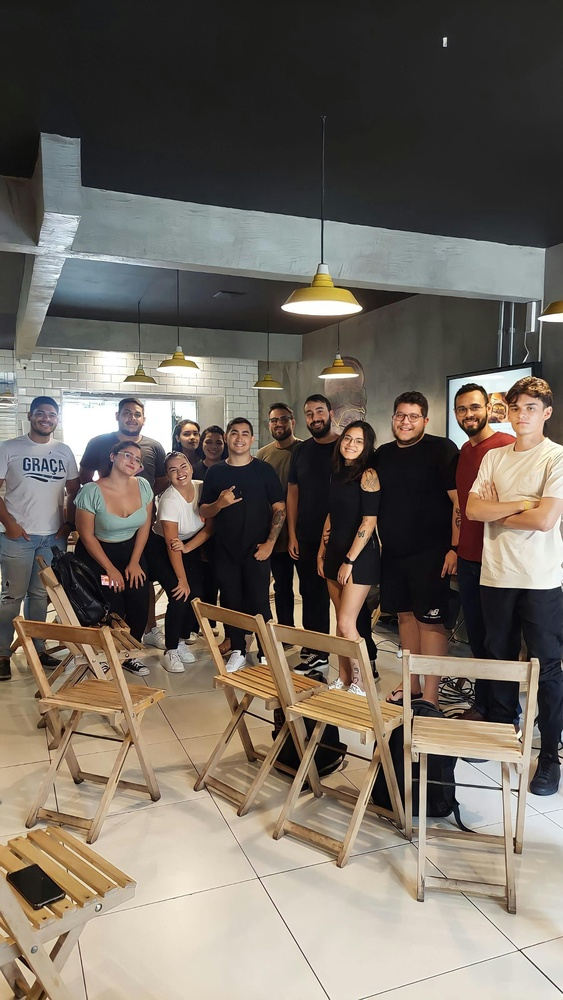
#> input picture ejemplos/pexels-bertellifotografia-15485500.jpg, 563 x 1000 px, shrunk from 1802 x 3200 before the run
$ python detectar_caras.py ../ejemplos/pexels-bertellifotografia-15485500.jpg
#> lines starting #> are read from the running program, lines starting #| are printed output that depends on the picture; after the words box and inside, x2 and y2 are one past the last pixel; in counts of white or black regions, pixels touching at a corner belong together
"""
Detección de caras en una imagen local (OpenCV Haar Cascade).
No requiere ningún modelo externo.

Uso:
    python detectar_caras.py <ruta_imagen> [--mostrar]
"""
import argparse
import cv2
import numpy as np


def _filtrar_outliers(rects, alto):
    """Elimina detecciones que están muy lejos del grupo principal (outliers de posición)."""
    if len(rects) <= 2:
        return rects

    centros_y = np.array([y + h // 2 for (x, y, w, h) in rects], dtype=float)
    mediana_y = np.median(centros_y)
    mad_y     = np.median(np.abs(centros_y - mediana_y))  # desviación absoluta mediana
    umbral    = max(mad_y * 3.0, alto * 0.12)             # al menos 12% de la imagen

    return [r for r, cy in zip(rects, centros_y) if abs(cy - mediana_y) <= umbral]


def _nms(rects, umbral_iou=0.4):
    """Elimina rectángulos solapados (non-maximum suppression)."""
    if len(rects) == 0:
        return []
    rects = sorted(rects, key=lambda r: r[2] * r[3], reverse=True)
    seleccionados = []
    for x1, y1, w1, h1 in rects:
        solapado = False
        for x2, y2, w2, h2 in seleccionados:
            ix = max(0, min(x1+w1, x2+w2) - max(x1, x2))
            iy = max(0, min(y1+h1, y2+h2) - max(y1, y2))
            inter = ix * iy
            union = w1*h1 + w2*h2 - inter
            if union > 0 and inter / union > umbral_iou:
                solapado = True
                break
        if not solapado:
            seleccionados.append((x1, y1, w1, h1))
    return seleccionados


def detectar_caras(ruta_imagen: str):
    img = cv2.imread(ruta_imagen)
    if img is None:
        raise ValueError(f'No se pudo leer la imagen: {ruta_imagen}')

    alto, ancho = img.shape[:2]
    min_lado = max(40, int(min(alto, ancho) * 0.04))

    gray = cv2.cvtColor(img, cv2.COLOR_BGR2GRAY)

    # default → caras frontales | alt2 → caras con ángulo/giro
    cascades = [
        cv2.CascadeClassifier(cv2.data.haarcascades + 'haarcascade_frontalface_default.xml'),
        cv2.CascadeClassifier(cv2.data.haarcascades + 'haarcascade_frontalface_alt2.xml'),
    ]

    todas = []
    for cascade in cascades:
        rects = cascade.detectMultiScale(
            gray,
            scaleFactor=1.05,
            minNeighbors=5,
            minSize=(min_lado, min_lado),
        )
        if len(rects) > 0:
            todas.extend(rects.tolist())

    # 1. Eliminar duplicados entre los dos cascades
    todas = _nms(todas, umbral_iou=0.4)
    # 2. Eliminar detecciones aisladas fuera del grupo (sillas, techo…)
    todas = _filtrar_outliers(todas, alto)

    caras = [
        {'num_cara': i + 1, 'x': int(x), 'y': int(y), 'w': int(w), 'h': int(h)}
        for i, (x, y, w, h) in enumerate(rects)
    ]
    return img, caras


def dibujar_caras(img, caras: list[dict]):
    img_out = img.copy()
    for cara in caras:
        x, y, w, h = cara['x'], cara['y'], cara['w'], cara['h']
        cv2.rectangle(img_out, (x, y), (x + w, y + h), (0, 255, 0), 2)
        cv2.putText(img_out, f'Cara {cara["num_cara"]}', (x, y - 8),
                    cv2.FONT_HERSHEY_SIMPLEX, 0.6, (0, 255, 0), 2)
    return img_out


def main():
    parser = argparse.ArgumentParser(description='Detecta caras en una imagen')
    parser.add_argument('imagen', help='Ruta a la imagen')
    parser.add_argument('--mostrar', action='store_true',
                        help='Muestra la imagen con las caras marcadas')
    args = parser.parse_args()

    img, caras = detectar_caras(args.imagen)
#> in detectar_caras, img is the input picture: shape (1000, 563, 3); mean B, G, R 96.8, 106.3, 114.5
#> in detectar_caras, `gray = cv2.cvtColor(img, cv2.COLOR_BGR2GRAY)`:
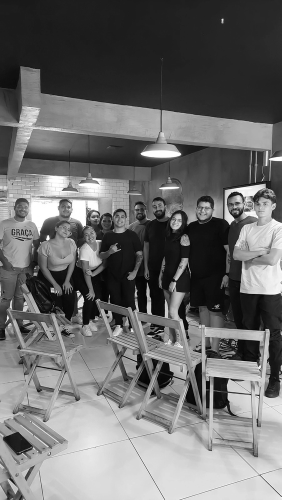
#> gray: shape (1000, 563) (shown at 1/2 size); min 0, max 255, mean 107.7
#> the loop in detectar_caras, `for cascade in cascades:` made 2 passes
#> rects on passes 1 to 2: [[446, 390, 46, 46], [386, 399, 44, 44], [217, 415, 48, 48]], [[447, 391, 43, 43], [503, 392, 43, 43], [386, 399, 44, 44]]
#> after the loop in detectar_caras, `for cascade in cascades:`: todas = [[446, 390, 46, 46], [386, 399, 44, 44], [217, 415, 48, 48], [447, 391, 43, 43], [503, 392, 43, 43], [386, 399, 44, 44]]
#> in _nms, `rects = sorted(rects, key=lambda r: r[2] * r[3], reverse=True)`: rects = [[217, 415, 48, 48], [446, 390, 46, 46], [386, 399, 44, 44], [386, 399, 44, 44], [447, 391, 43, 43], [503, 392, 43, 43]]
#> the loop in _nms, `for x1, y1, w1, h1 in rects:` made 6 passes
#> after the loop in _nms, `for x1, y1, w1, h1 in rects:`: seleccionados = [(217, 415, 48, 48), (446, 390, 46, 46), (386, 399, 44, 44), (503, 392, 43, 43)]
#> in detectar_caras, `todas = _nms(todas, umbral_iou=0.4)`: todas has the same summary as seleccionados in _nms
#> in _filtrar_outliers, `centros_y = np.array([y + h // 2 for (x, y, w, h) in rects], dtype=flo..`: centros_y = [439, 413, 421, 413]
#> in _filtrar_outliers, `mediana_y = np.median(centros_y)`: mediana_y = 417
#> in _filtrar_outliers, `mad_y     = np.median(np.abs(centros_y - mediana_y))`: mad_y = 4
#> in _filtrar_outliers, `umbral    = max(mad_y * 3.0, alto * 0.12)`: umbral = 120
#> in detectar_caras, `caras = [ {'num_cara': i + 1, 'x': int(x), 'y': int(y), 'w': int(w), '..`: caras = 3 items
#> caras = 3 items

    print(f'\nImagen: {args.imagen}')
    print(f'Caras detectadas: {len(caras)}')
#| Caras detectadas: 3
    for c in caras:
        print(f'  Cara {c["num_cara"]}: x={c["x"]}, y={c["y"]}, w={c["w"]}, h={c["h"]}')
#> this loop made 3 passes
#> c on passes 1 to 3: {'num_cara': 1, 'x': 447, 'y': 391, 'w': 43, 'h': 43}, {'num_cara': 2, 'x': 503, 'y': 392, 'w': 43, 'h': 43}, {'num_cara': 3, 'x': 386, 'y': 399, 'w': 44, 'h': 44}
#> (printed output is left out)

    img_marcada = dibujar_caras(img, caras)
#> the loop in dibujar_caras, `for cara in caras:` made 3 passes
#> (cara, x, y, w, h) on passes 1 to 3: ({'num_cara': 1, 'x': 447, 'y': 391, 'w': 43, 'h': 43}, 447, 391, 43, 43), ({'num_cara': 2, 'x': 503, 'y': 392, 'w': 43, 'h': 43}, 503, 392, 43, 43), ({'num_cara': 3, 'x': 386, 'y': 399, 'w': 44, 'h': 44}, 386, 399, 44, 44)
#> after the loop in dibujar_caras, `for cara in caras:`:
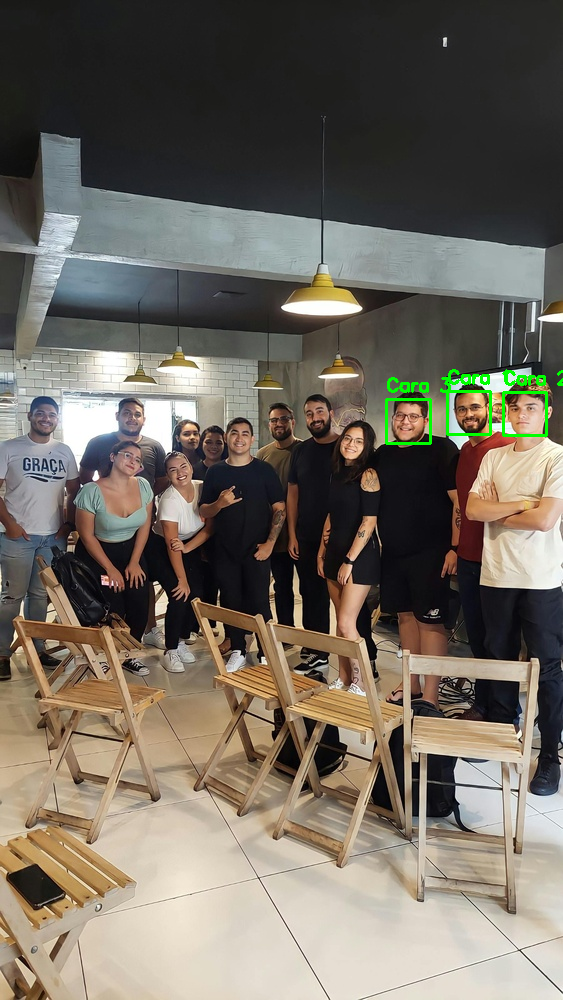
#> img_out: shape (1000, 563, 3); 0.47% of pixels changed, all inside (x1, y1, x2, y2) = (385, 369, 563, 445)

    partes = args.imagen.rsplit('.', 1)
    salida = f'{partes[0]}_caras.{partes[1]}' if len(partes) == 2 else f'{partes[0]}_caras.jpg'
    cv2.imwrite(salida, img_marcada)
    print(f'Imagen guardada: {salida}')

    if args.mostrar:
        cv2.imshow('Detección de caras', img_marcada)
        print('Presiona cualquier tecla para cerrar...')
        cv2.waitKey(0)
        cv2.destroyAllWindows()


if __name__ == '__main__':
    main()

$ run again, on ejemplos/pexels-israwmx-17030111.jpg
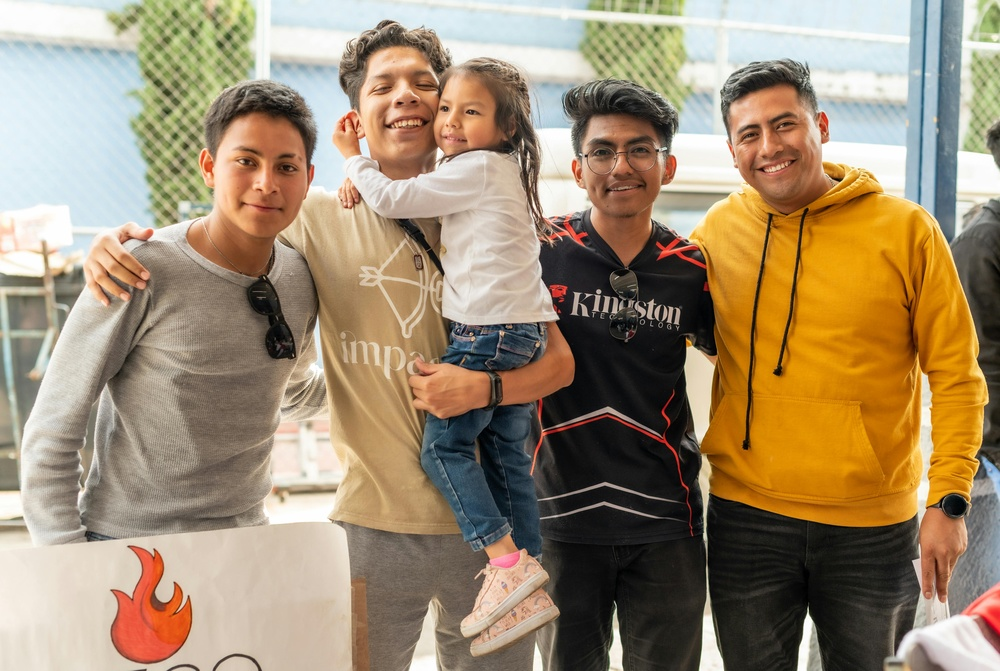
#> input picture ejemplos/pexels-israwmx-17030111.jpg, 1000 x 671 px, shrunk from 6001 x 4024 before the run
#> in detectar_caras, img is the input picture: shape (671, 1000, 3); mean B, G, R 113.3, 140.1, 159.4
#> in detectar_caras, `gray = cv2.cvtColor(img, cv2.COLOR_BGR2GRAY)`:
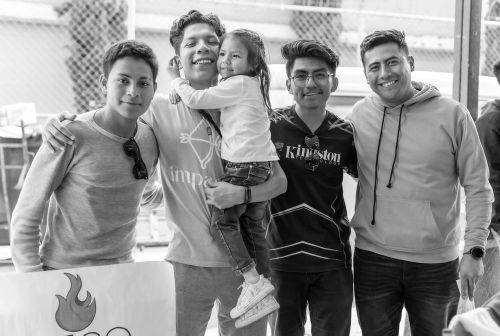
#> gray: shape (671, 1000) (shown at 1/2 size); min 0, max 255, mean 142.8
#> after the loop in detectar_caras, `for cascade in cascades:`: todas = [[423, 86, 64, 64], [135, 403, 55, 55], [354, 44, 99, 99], [716, 89, 106, 106], [571, 112, 100, 100], [207, 118, 119, 119], [426, 87, 61, 61], [573, 114, 95, 95], [356, 45, 95, 95], [715, 92, 100, 100], [209, 121, 113, 113]]
#> rects = [[207, 118, 119, 119], [209, 121, 113, 113], [716, 89, 106, 106], [571, 112, 100, 100], [715, 92, 100, 100], [354, 44, 99, 99], [573, 114, 95, 95], [356, 45, 95, 95], [423, 86, 64, 64], [426, 87, 61, 61], [135, 403, 55, 55]]
#> the loop in _nms, `for x1, y1, w1, h1 in rects:` made 11 passes
#> after the loop in _nms, `for x1, y1, w1, h1 in rects:`: seleccionados = [(207, 118, 119, 119), (716, 89, 106, 106), (571, 112, 100, 100), (354, 44, 99, 99), (423, 86, 64, 64), (135, 403, 55, 55)]
#> in detectar_caras, `todas = _nms(todas, umbral_iou=0.4)`: todas has the same summary as seleccionados in _nms
#> centros_y = [177, 142, 162, 93, 118, 430]
#> mediana_y = 152
#> mad_y = 29.5
#> umbral = 88.5
#> in detectar_caras, `todas = _filtrar_outliers(todas, alto)`: todas = [(207, 118, 119, 119), (716, 89, 106, 106), (571, 112, 100, 100), (354, 44, 99, 99), (423, 86, 64, 64)]
#> in detectar_caras, `caras = [ {'num_cara': i + 1, 'x': int(x), 'y': int(y), 'w': int(w), '..`: caras = 5 items
#| Caras detectadas: 5
#> the loop in main, `for c in caras:` made 5 passes
#> c on passes 1 to 5: {'num_cara': 1, 'x': 426, 'y': 87, 'w': 61, 'h': 61}, {'num_cara': 2, 'x': 573, 'y': 114, 'w': 95, 'h': 95}, {'num_cara': 3, 'x': 356, 'y': 45, 'w': 95, 'h': 95}, {'num_cara': 4, 'x': 715, 'y': 92, 'w': 100, 'h': 100}, {'num_cara': 5, 'x': 209, 'y': 121, 'w': 113, 'h': 113}
#> (printed output is left out)
#> the loop in dibujar_caras, `for cara in caras:` made 5 passes
#> (cara, x, y, w, h) on passes 1 to 5: ({'num_cara': 1, 'x': 426, 'y': 87, 'w': 61, 'h': 61}, 426, 87, 61, 61), ({'num_cara': 2, 'x': 573, 'y': 114, 'w': 95, 'h': 95}, 573, 114, 95, 95), ({'num_cara': 3, 'x': 356, 'y': 45, 'w': 95, 'h': 95}, 356, 45, 95, 95), ({'num_cara': 4, 'x': 715, 'y': 92, 'w': 100, 'h': 100}, 715, 92, 100, 100), ({'num_cara': 5, 'x': 209, 'y': 121, 'w': 113, 'h': 113}, 209, 121, 113, 113)
#> after the loop in dibujar_caras, `for cara in caras:`:
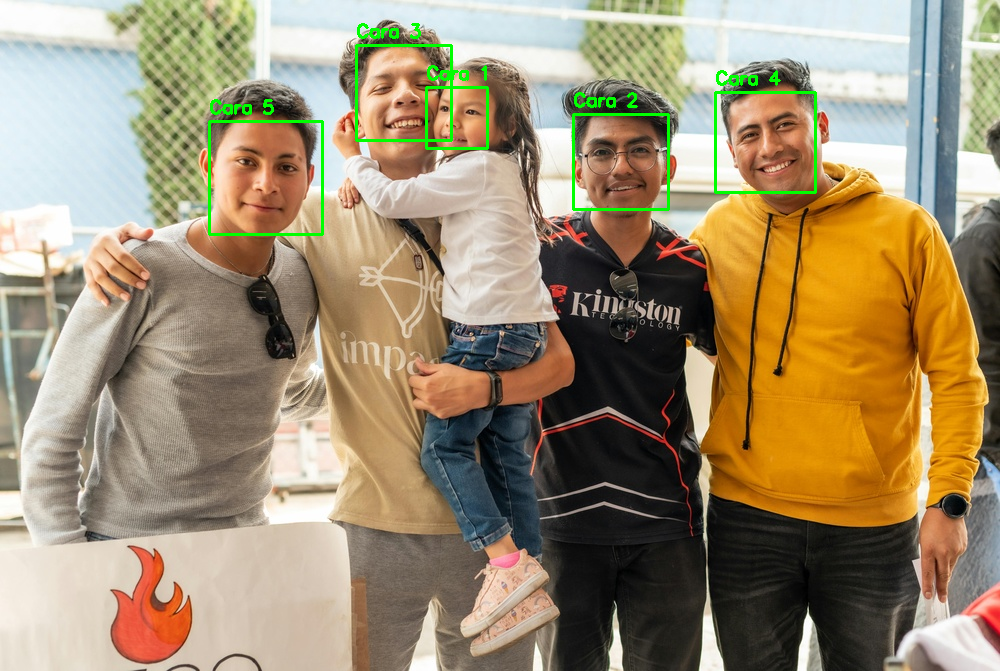
#> img_out: shape (671, 1000, 3); 1.12% of pixels changed, all inside (x1, y1, x2, y2) = (208, 23, 817, 236)

$ run again, on ejemplos/pexels-kampus-7983599.jpg
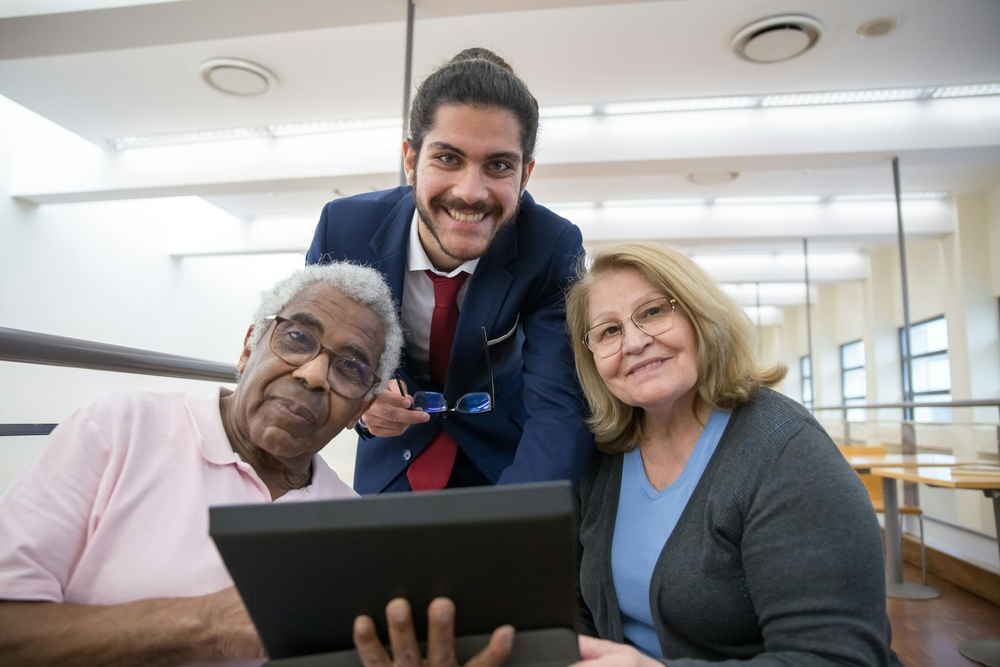
#> input picture ejemplos/pexels-kampus-7983599.jpg, 1000 x 667 px, shrunk from 5760 x 3840 before the run
#> in detectar_caras, img is the input picture: shape (667, 1000, 3); mean B, G, R 145.8, 146.9, 151
#> in detectar_caras, `gray = cv2.cvtColor(img, cv2.COLOR_BGR2GRAY)`:
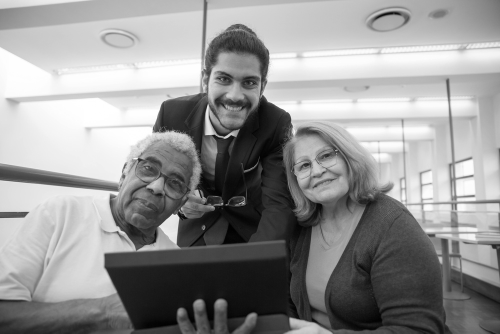
#> gray: shape (667, 1000) (shown at 1/2 size); min 0, max 255, mean 148
#> after the loop in detectar_caras, `for cascade in cascades:`: todas = [[362, 381, 56, 56], [887, 617, 48, 48], [568, 274, 124, 124], [401, 107, 141, 141], [399, 258, 46, 46], [886, 616, 49, 49], [571, 279, 117, 117], [401, 106, 144, 144]]
#> in _nms, `rects = sorted(rects, key=lambda r: r[2] * r[3], reverse=True)`: rects = [[401, 106, 144, 144], [401, 107, 141, 141], [568, 274, 124, 124], [571, 279, 117, 117], [362, 381, 56, 56], [886, 616, 49, 49], [887, 617, 48, 48], [399, 258, 46, 46]]
#> the loop in _nms, `for x1, y1, w1, h1 in rects:` made 8 passes
#> after the loop in _nms, `for x1, y1, w1, h1 in rects:`: seleccionados = [(401, 106, 144, 144), (568, 274, 124, 124), (362, 381, 56, 56), (886, 616, 49, 49), (399, 258, 46, 46)]
#> in detectar_caras, `todas = _nms(todas, umbral_iou=0.4)`: todas has the same summary as seleccionados in _nms
#> centros_y = [178, 336, 409, 640, 281]
#> mediana_y = 336
#> mad_y = 73
#> umbral = 219
#> in detectar_caras, `todas = _filtrar_outliers(todas, alto)`: todas = [(401, 106, 144, 144), (568, 274, 124, 124), (362, 381, 56, 56), (399, 258, 46, 46)]
#> in detectar_caras, `caras = [ {'num_cara': i + 1, 'x': int(x), 'y': int(y), 'w': int(w), '..`: caras = 4 items
#| Caras detectadas: 4
#> the loop in main, `for c in caras:` made 4 passes
#> c on passes 1 to 4: {'num_cara': 1, 'x': 399, 'y': 258, 'w': 46, 'h': 46}, {'num_cara': 2, 'x': 886, 'y': 616, 'w': 49, 'h': 49}, {'num_cara': 3, 'x': 571, 'y': 279, 'w': 117, 'h': 117}, {'num_cara': 4, 'x': 401, 'y': 106, 'w': 144, 'h': 144}
#> (printed output is left out)
#> the loop in dibujar_caras, `for cara in caras:` made 4 passes
#> (cara, x, y, w, h) on passes 1 to 4: ({'num_cara': 1, 'x': 399, 'y': 258, 'w': 46, 'h': 46}, 399, 258, 46, 46), ({'num_cara': 2, 'x': 886, 'y': 616, 'w': 49, 'h': 49}, 886, 616, 49, 49), ({'num_cara': 3, 'x': 571, 'y': 279, 'w': 117, 'h': 117}, 571, 279, 117, 117), ({'num_cara': 4, 'x': 401, 'y': 106, 'w': 144, 'h': 144}, 401, 106, 144, 144)
#> after the loop in dibujar_caras, `for cara in caras:`:
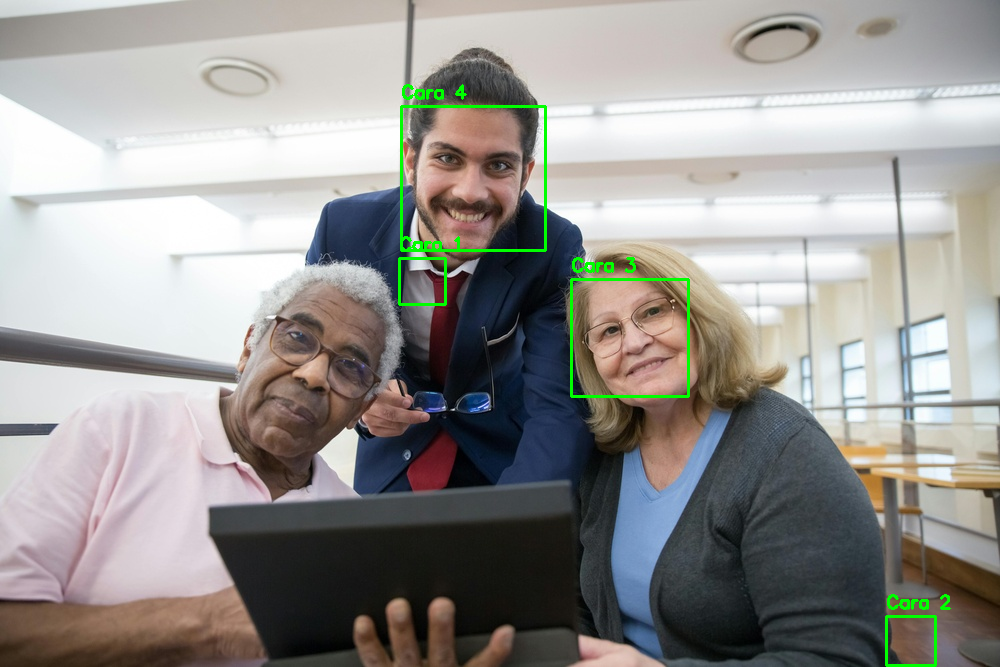
#> img_out: shape (667, 1000, 3); 0.86% of pixels changed, all inside (x1, y1, x2, y2) = (398, 84, 951, 667)
